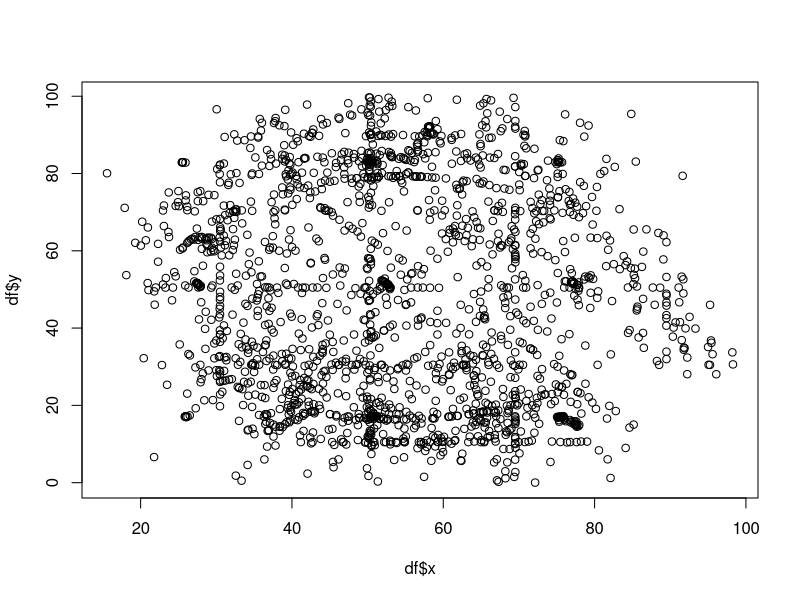
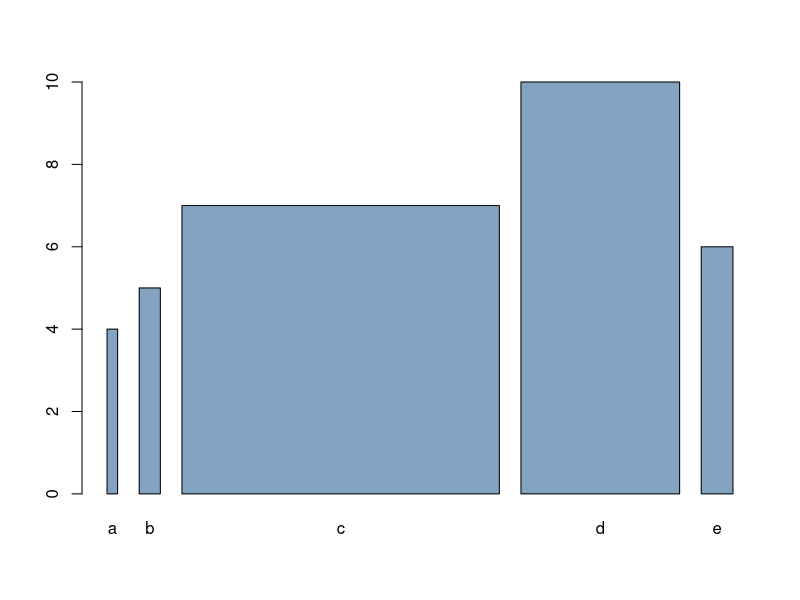
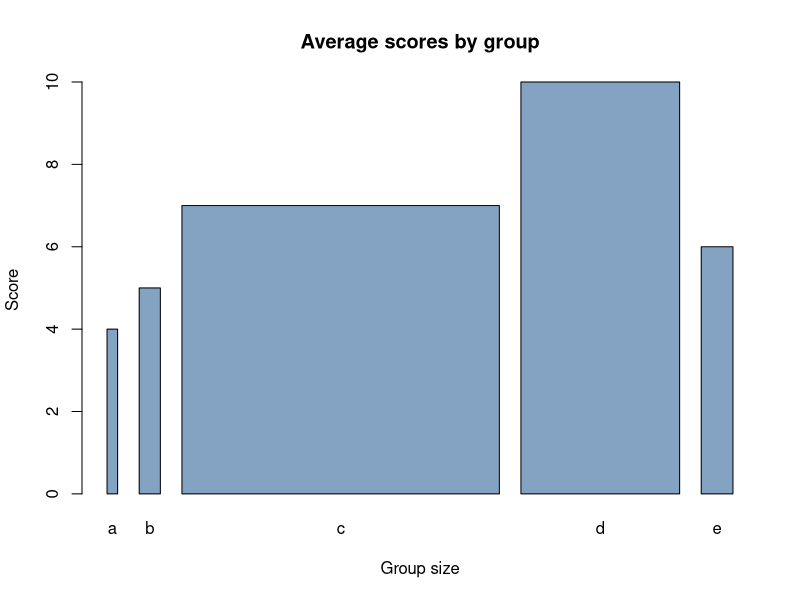
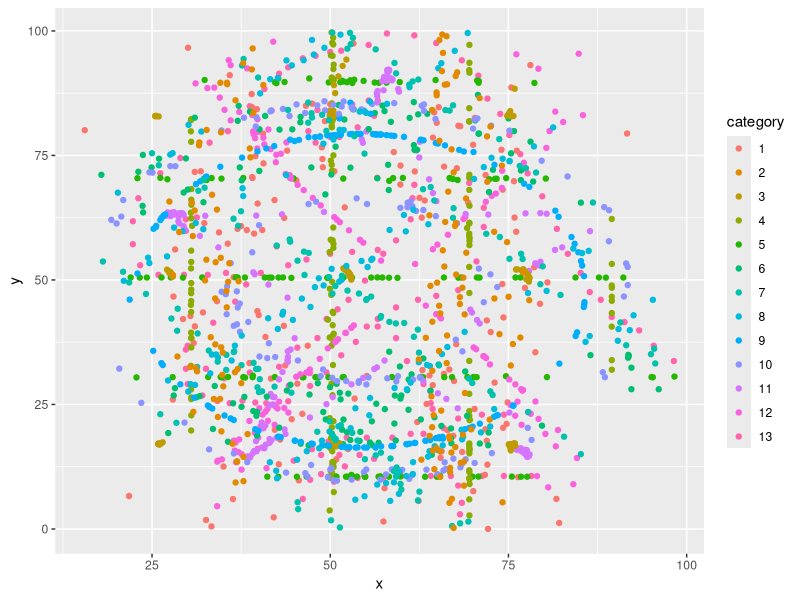
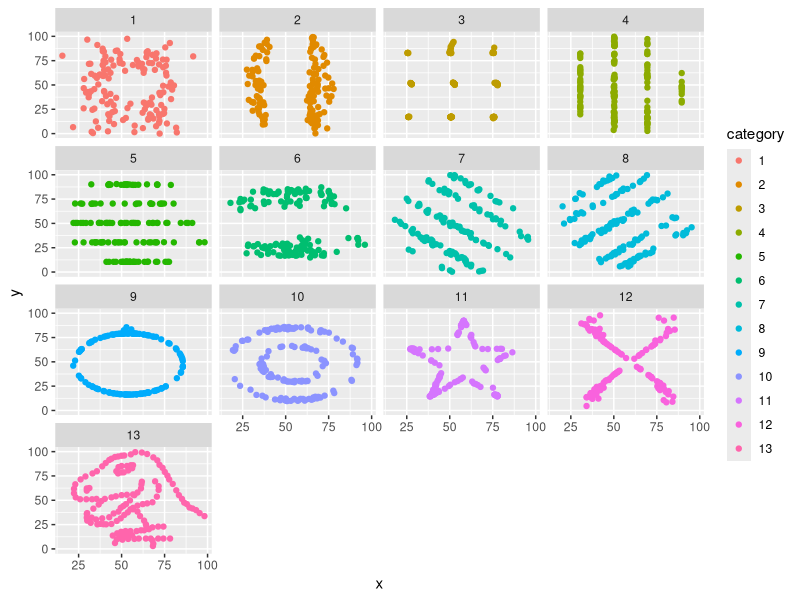

These figures' R source, in order:
## ---- chunk 1
library(dplyr)
library(forcats)
library(ggplot2)
library(knitr)

datasaurus <- read.csv("data/datasaurus.csv")
## ---- chunk 2
df <- datasaurus

plot(df$x, df$y)
## ---- chunk 3

# create dummy data
data <- data.frame(
  name=letters[1:5],
  value=sample(seq(4,10),5)
)

# Control space:
# barplot(height=data$value, names=data$name, col=rgb(0.2,0.4,0.6,0.6), space=c(0.1,0.2,3,1.5,0.3) )
 
# Control width:
barplot(height=data$value, names=data$name, col=rgb(0.2,0.4,0.6,0.6), width=c(0.1,0.2,3,1.5,0.3))


## ---- chunk 4
barplot(height=data$value, names=data$name, col=rgb(0.2,0.4,0.6,0.6), width=c(0.1,0.2,3,1.5,0.3), 
        main ="Average scores by group",
        xlab = "Group size",
        ylab = "Score")
## ---- chunk 5
#| fig-cap: Table showing random 15 rows of our dataset to have a sense of our data.
#| label: fig-datasaurus

datasaurus <- datasaurus |> 
  mutate(
    category = as.factor(dataset),
    category = fct_relevel(category,  "away", "wide_lines", "dots", "v_lines", "h_lines", "high_lines", "slant_down", "slant_up", "circle", "bullseye",  "star", "x_shape", "dino"),
    category = as.factor(as.integer(category))
  ) |> 
  as_tibble()

datasaurus |> 
  select(category, x, y) |> 
  slice_sample(n = 15) |> 
  kable()

## ---- chunk 6
datasaurus |> 
  group_by(category) |> 
  summarise(
    mean_x = mean(x, na.rm = TRUE),
    sd_x = sd(x, na.rm = TRUE),
    min_x = min(x, na.rm = TRUE),
    max_x = max(x, na.rm = TRUE),
    mean_y = mean(y, na.rm = TRUE),
    sd_y = sd(y, na.rm = TRUE),
    min_y = min(y, na.rm = TRUE),
    max_y = max(y, na.rm = TRUE),
    .groups = "drop"
  ) |> 
  knitr::kable()
## ---- chunk 7
#| echo: true
ggplot(datasaurus, aes(x = x, y = y, color = category)) +
  geom_point()
## ---- chunk 8
#| echo: true
ggplot(datasaurus, aes(x = x, y = y, color = category)) +
  geom_point() +
  facet_wrap(~category)
